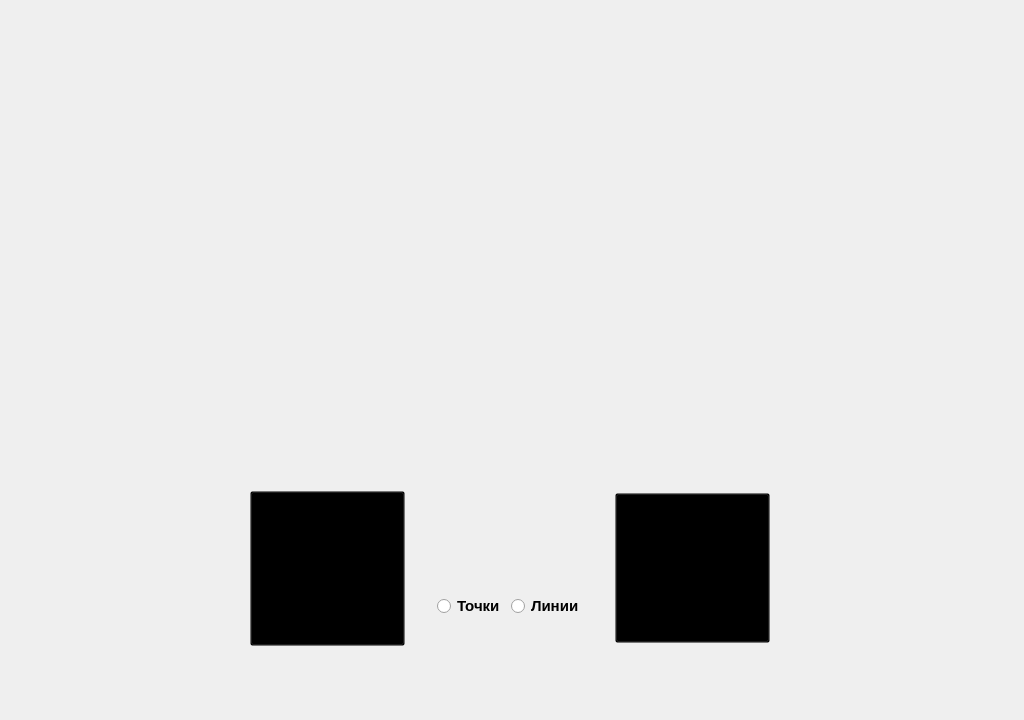
<?xml version="1.0" encoding="UTF-8"?>
<ui version="4.0">
 <class>MarkerScan</class>
 <widget class="QWidget" name="MarkerScan">
  <property name="geometry">
   <rect>
    <x>0</x>
    <y>0</y>
    <width>1024</width>
    <height>720</height>
   </rect>
  </property>
  <property name="minimumSize">
   <size>
    <width>1024</width>
    <height>720</height>
   </size>
  </property>
  <property name="maximumSize">
   <size>
    <width>1024</width>
    <height>720</height>
   </size>
  </property>
  <property name="windowTitle">
   <string>МаркерСкан</string>
  </property>
  <property name="windowIcon">
   <iconset>
    <normaloff>images/logo.png</normaloff>images/logo.png</iconset>
  </property>
  <widget class="QLabel" name="label">
   <property name="geometry">
    <rect>
     <x>0</x>
     <y>0</y>
     <width>1024</width>
     <height>720</height>
    </rect>
   </property>
   <property name="minimumSize">
    <size>
     <width>1024</width>
     <height>720</height>
    </size>
   </property>
   <property name="maximumSize">
    <size>
     <width>1024</width>
     <height>720</height>
    </size>
   </property>
   <property name="text">
    <string/>
   </property>
   <property name="pixmap">
    <pixmap>images/BackGround.png</pixmap>
   </property>
   <property name="scaledContents">
    <bool>true</bool>
   </property>
  </widget>
  <widget class="QWidget" name="gridLayoutWidget">
   <property name="geometry">
    <rect>
     <x>0</x>
     <y>0</y>
     <width>1031</width>
     <height>721</height>
    </rect>
   </property>
   <layout class="QGridLayout" name="gridLayout">
    <item row="0" column="0" colspan="8">
     <spacer name="verticalSpacer">
      <property name="orientation">
       <enum>Qt::Vertical</enum>
      </property>
      <property name="sizeType">
       <enum>QSizePolicy::Fixed</enum>
      </property>
      <property name="sizeHint" stdset="0">
       <size>
        <width>20</width>
        <height>395</height>
       </size>
      </property>
     </spacer>
    </item>
    <item row="3" column="0">
     <spacer name="horizontalSpacer">
      <property name="orientation">
       <enum>Qt::Horizontal</enum>
      </property>
      <property name="sizeType">
       <enum>QSizePolicy::Maximum</enum>
      </property>
      <property name="sizeHint" stdset="0">
       <size>
        <width>265</width>
        <height>10</height>
       </size>
      </property>
     </spacer>
    </item>
    <item row="3" column="7">
     <spacer name="horizontalSpacer_2">
      <property name="orientation">
       <enum>Qt::Horizontal</enum>
      </property>
      <property name="sizeType">
       <enum>QSizePolicy::Fixed</enum>
      </property>
      <property name="sizeHint" stdset="0">
       <size>
        <width>255</width>
        <height>20</height>
       </size>
      </property>
     </spacer>
    </item>
    <item row="3" column="1">
     <widget class="QToolButton" name="runButton">
      <property name="minimumSize">
       <size>
        <width>155</width>
        <height>155</height>
       </size>
      </property>
      <property name="cursor">
       <cursorShape>PointingHandCursor</cursorShape>
      </property>
      <property name="styleSheet">
       <string notr="true">QToolButton {
background: rgba(0,0,0,0);
}
QToolButton:hover {
border: 8px solid #000;
border-radius: 40px;
}</string>
      </property>
      <property name="text">
       <string/>
      </property>
     </widget>
    </item>
    <item row="3" column="3" rowspan="2">
     <widget class="QRadioButton" name="circleMode">
      <property name="font">
       <font>
        <pointsize>11</pointsize>
        <bold>true</bold>
       </font>
      </property>
      <property name="text">
       <string>Точки</string>
      </property>
     </widget>
    </item>
    <item row="3" column="2">
     <spacer name="horizontalSpacer_3">
      <property name="orientation">
       <enum>Qt::Horizontal</enum>
      </property>
      <property name="sizeHint" stdset="0">
       <size>
        <width>40</width>
        <height>20</height>
       </size>
      </property>
     </spacer>
    </item>
    <item row="3" column="6">
     <widget class="QToolButton" name="picButton">
      <property name="minimumSize">
       <size>
        <width>155</width>
        <height>150</height>
       </size>
      </property>
      <property name="cursor">
       <cursorShape>PointingHandCursor</cursorShape>
      </property>
      <property name="styleSheet">
       <string notr="true">QToolButton {
background: rgba(0,0,0,0);
}
QToolButton:hover {
border: 8px solid #000;
border-radius: 40px;
}</string>
      </property>
      <property name="text">
       <string/>
      </property>
     </widget>
    </item>
    <item row="1" column="1" colspan="6">
     <widget class="QLabel" name="errorLabel">
      <property name="sizePolicy">
       <sizepolicy hsizetype="Preferred" vsizetype="Fixed">
        <horstretch>0</horstretch>
        <verstretch>30</verstretch>
       </sizepolicy>
      </property>
      <property name="minimumSize">
       <size>
        <width>0</width>
        <height>30</height>
       </size>
      </property>
      <property name="font">
       <font>
        <pointsize>12</pointsize>
        <bold>true</bold>
       </font>
      </property>
      <property name="styleSheet">
       <string notr="true">color: #f00;</string>
      </property>
      <property name="text">
       <string/>
      </property>
      <property name="alignment">
       <set>Qt::AlignCenter</set>
      </property>
     </widget>
    </item>
    <item row="3" column="4" rowspan="2">
     <widget class="QRadioButton" name="lineMode">
      <property name="font">
       <font>
        <pointsize>11</pointsize>
        <bold>true</bold>
       </font>
      </property>
      <property name="text">
       <string>Линии</string>
      </property>
     </widget>
    </item>
    <item row="3" column="5">
     <spacer name="horizontalSpacer_4">
      <property name="orientation">
       <enum>Qt::Horizontal</enum>
      </property>
      <property name="sizeHint" stdset="0">
       <size>
        <width>40</width>
        <height>20</height>
       </size>
      </property>
     </spacer>
    </item>
    <item row="2" column="1" colspan="6">
     <spacer name="verticalSpacer_2">
      <property name="orientation">
       <enum>Qt::Vertical</enum>
      </property>
      <property name="sizeType">
       <enum>QSizePolicy::Fixed</enum>
      </property>
      <property name="sizeHint" stdset="0">
       <size>
        <width>20</width>
        <height>60</height>
       </size>
      </property>
     </spacer>
    </item>
   </layout>
  </widget>
 </widget>
 <resources/>
 <connections/>
</ui>
